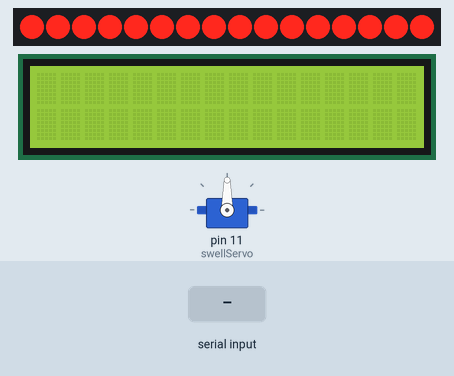
This sketch was run on a simulated Arduino Uno, built with avr-gcc and run on an emulated ATmega328P. Shown: 16 shift-register outputs drawn as a row of LEDs (first output left, lit = HIGH), servo, 16×2 character LCD. Wiring (inferred from the names in the program): 2 × shift register (74HC595): data pin 13; shift clock pin 9; latch pin 12. Wiring (inferred from the signals the program sends): row of LEDs: on Q0, Q1, Q2, Q3, Q4, Q5, Q6, Q7, Q8, Q9, Q10, Q11, Q12, Q13, Q14, Q15. The test bench sets the inputs (shaded band).

Above: at 1.2 s.
1.3 s: "90,45\n" received over Serial
At 2.8 s:
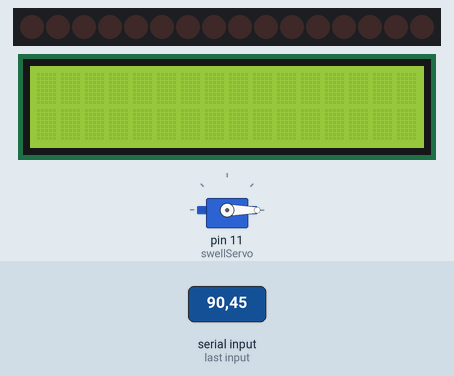
Timing chart, 0 to 4.3 s (numbered marks = the images above; inputs shaded):
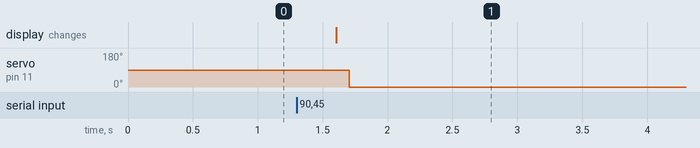

Measured:
- after the input at 1.3 s, servo on pin 11 (swellServo): 90° → 0° after 0.41 s; the display: changes after 0.31 s (image 1)

The sketch:

SurfMapFinal.ino
```cpp
#include <LiquidCrystal.h>
#include <Servo.h>
#include <Stepper.h>

// initialize the library with the numbers of the interface pins
//rs- green, enable - orange, d4 -yellow, d5-white, d6- brown, d7-grey
LiquidCrystal lcd(A0, A1, A5, A3, A4, A2);
Servo swellServo; // instantiate servo motor


//Pin connected to ST_CP of 74HC595 yellow
int latchPin = 12;
//Pin connected to SH_CP of 74HC595 blue
int clockPin = 9;
////Pin connected to DS of 74HC595 white
int dataPin = 13;

String inString= "";
String spotOnString = "";
String tideString = "";
String tempString = "";
String swellString = "";
String windString = "";
char input;
signed int spotOn;
int swellPos = 0;    // variable to store the servo position
int swellDirection = 0; //vaiable to store the swell direction (in degrees)
const int stepsPerRevolution = 1800;  // change this to fit the number of steps per revolution
const int rolePerMinute = 15;         // Adjustable range of 28BYJ-48 stepper is 0~17 rpm
int integer;

Stepper myStepper(stepsPerRevolution, 2, 3, 5, 6);
void setup() {
  // put your setup code here, to run once:
  pinMode(A5, OUTPUT);
  pinMode(A4, OUTPUT);
  pinMode(A3, OUTPUT);
  pinMode(A2, OUTPUT);
  pinMode(A1, OUTPUT);
  pinMode(latchPin, OUTPUT);//Set up 74hc595 pins
  pinMode(dataPin, OUTPUT);
  pinMode(clockPin, OUTPUT);
  swellServo.attach(11); // pwm driver for swellDirection servo

  Serial.begin(9600);
  spotOn = 65535;
  updateShiftRegister();
  lcd.begin(16,2);
  lcd.clear();
  myStepper.setSpeed(rolePerMinute);
}

void loop() {
  // put your main code here, to run repeatedly:
  while (Serial.available() > 0) {
    int input = Serial.read();
      // convert the incoming byte to a char and add it to the string:
    if (input != '\n')  {
      inString += (char)input ;
    }
    if (input == '\n'){ //The code will need to see a new line in oreder to finish
      delay(300);
      myStepper.step(-integer); //Set wind back to beginning
      windString = "";
      //Python will send through a string of format '-xxx..._yyy...+zzz...$www...&
      for (int i = inString.indexOf('-')+1; i<inString.indexOf('_'); i++){
        spotOnString.concat(inString[i]);
      }
      for (int i = inString.indexOf('_')+1; i<inString.indexOf('+'); i++){
        tideString.concat(inString[i]);
      }
      for (int i = inString.indexOf('+')+1; i<inString.indexOf('$'); i++){
        tempString.concat(inString[i]);
      }
      for (int i = inString.indexOf('$')+1; i<inString.indexOf('&'); i++){
        swellString.concat(inString[i]);
      }
      for (int i = inString.indexOf('&')+1; i<inString.indexOf('^'); i++){
        windString.concat(inString[i]);
      }
      spotOn = spotOnString.toInt(); //best to set this to a long for when more spots are needed
      updateShiftRegister();
      swellDirection = swellString.toInt();
      delay(100);
      swellServo.write(swellDirection);
//      delay(300);
//      int integer = windString.toInt()*5;
//      myStepper.step(integer);
      lcd.print(tempString);
      lcd.setCursor(0,1);
      lcd.print(tideString);
      //Reset Strings
      spotOnString = "";
      tideString = "";
      tempString = "";
      windString = "";
      swellString = "";
      //Update Register

      }

  }
    }

void updateShiftRegister()
{
   digitalWrite(latchPin, LOW);
   shiftOut(dataPin, clockPin, LSBFIRST, (spotOn));
   shiftOut(dataPin, clockPin, LSBFIRST, (spotOn >> 8));
   // shift out highbyte
   // shift out highbyte
   digitalWrite(latchPin, HIGH);
}
```
